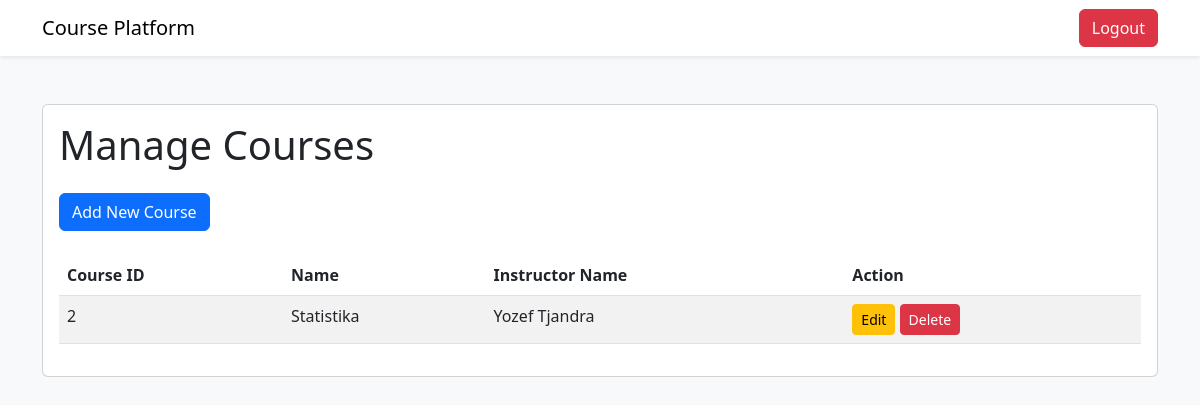
The page /admin/manage-courses (signed in) on the database its author committed.
### tables this page shows
CREATE TABLE kursus (
                id_kursus INTEGER PRIMARY KEY AUTOINCREMENT,
                id_instruktur INTEGER,
                nama_kursus TEXT NOT NULL,
                FOREIGN KEY (id_instruktur) REFERENCES instruktur(id_instruktur)
            );

CREATE TABLE instruktur (
                id_instruktur INTEGER PRIMARY KEY AUTOINCREMENT,
                nama_instruktur TEXT NOT NULL,
                email TEXT NOT NULL,
                password TEXT NOT NULL
            );

### features/auth.py (the view)
    def manage_courses(self):
        if not session.get('email') and session.get('role') != 'admin':
            return redirect('/login_admin')
        if request.method == 'POST':
            nama_kursus = request.form['nama_kursus']
            id_instruktur = request.form['id_instruktur']
            query_db('INSERT INTO kursus (nama_kursus, id_instruktur) VALUES (?, ?)',
                     (nama_kursus, id_instruktur))
            return redirect('/admin/manage-courses')
        courses = query_db('SELECT * FROM kursus INNER JOIN instruktur ON kursus.id_instruktur = instruktur.id_instruktur')
        return render_template('manage_courses_page.html', courses=courses)

### database.py (called while the page is built)
def get_db():
    db = getattr(g, '_database', None)
    if db is None:
        db = g._database = sqlite3.connect(DATABASE)
        db.row_factory = sqlite3.Row
    return db

def query_db(query, args=(), one=False):
    cur = get_db().execute(query, args)
    rv = cur.fetchall()
    cur.close()
    get_db().commit()
    return (rv[0] if rv else None) if one else rv

### templates/manage_courses_page.html (shortened to what this page needs)
<!DOCTYPE html>
<html lang="en">
<head>
    <link href="https://cdn.jsdelivr.net/npm/bootstrap@5.3.0/dist/css/bootstrap.min.css" rel="stylesheet">
</head>
<body class="bg-light">
    <nav class="navbar navbar-expand-lg navbar-light bg-white shadow-sm">
        <div class="container">
            <a class="navbar-brand" href="/admin">Course Platform</a>
            <div class="d-flex">
                <a href="/logout" class="btn btn-danger">Logout</a>
            </div>
        </div>
    </nav>
    <div class="container py-5">
        <div class="card">
            <div class="card-body">
                <h1 class="card-title mb-4">Manage Courses</h1>
                <div class="mb-4">
                    <a href="/admin/add-course" class="btn btn-primary">Add New Course</a>
                </div>
                <table class="table table-striped">
                    <thead>
                        <tr>
                            <th>Course ID</th>
                            <th>Name</th>
                            <th>Instructor Name</th>
                            <th>Action</th>
                        </tr>
                    </thead>
                    <tbody>
                        {% for course in courses %}
                        <tr>
                            <td>{{ course.id_kursus }}</td>
                            <td>{{ course.nama_kursus }}</td>
                            <td>{{ course.nama_instruktur }}</td>
                            <td>
                                <a href="/admin/edit-course/{{ course.id_kursus }}"
                                    class="btn btn-sm btn-warning">Edit</a>
                                <a href="/admin/delete-course/{{ course.id_kursus }}"
                                    class="btn btn-sm btn-danger">Delete</a>
                            </td>
                        </tr>
                        {% endfor %}
                    </tbody>
                </table>
            </div>
        </div>
    </div>
</body>
</html>

### rows shown on the page
kursus: id_kursus "2", nama_kursus "Statistika", nama_instruktur "Yozef Tjandra"
